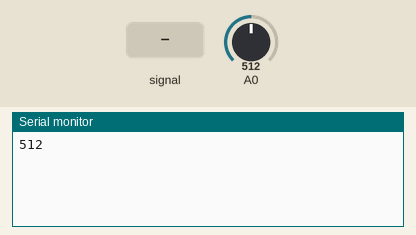
The sketch below on a simulated Arduino Uno, built with avr-gcc and run on an emulated ATmega328P. Parts: the last lines printed to the serial monitor. The inputs (shaded band) are chosen by the test bench; at power-on: A0 = 512.

Above: at 1.2 s.
1.3 s: A0 fed a 200 Hz sine of ±81 counts around its level
At 2.6 s:
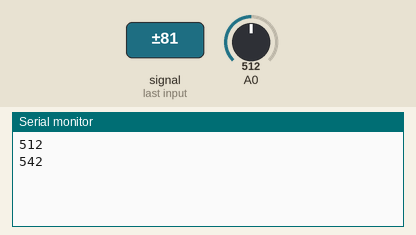
2.8 s: A0 set to 716
At 3.8 s:
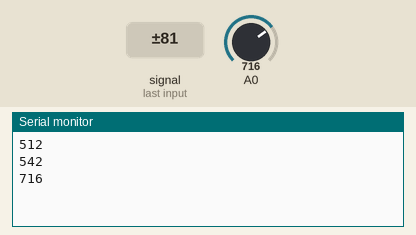
4.3 s: A0 fed a 1000 Hz sine of ±255 counts around its level
At 5.6 s:
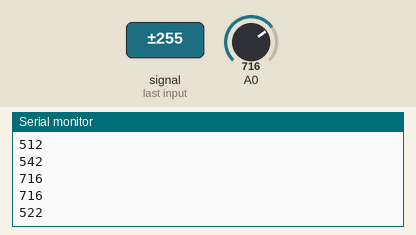
5.8 s: A0 set to 900
At 6.3 s:
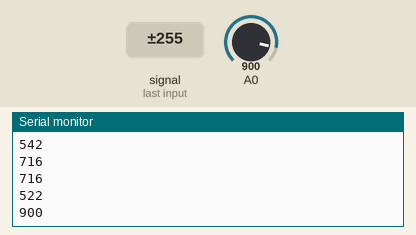
Timing chart, 0 to 8.3 s (numbered marks = the images above; inputs shaded):
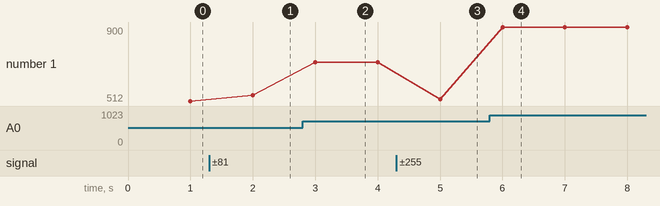

Measured:
- after the input at 1.3 s, the serial monitor: prints a new line after 0.70 s (image 1)
- after the input at 2.8 s, the serial monitor: prints a new line after 0.20 s (image 2)
- after the input at 4.3 s, the serial monitor: prints a new line after 0.70 s (image 3)
- after the input at 5.8 s, the serial monitor: prints a new line after 0.20 s (image 4)
- plotted number 1: 512 → 542 after the input at 1.3 s, 542 → 716 after the input at 2.8 s, 716 → 522 after the input at 4.3 s, 522 → 900 after the input at 5.8 s

The sketch:

328P_Joystick_ADCInt.ino
```cpp
#define BV(x) (1<<x)
volatile uint8_t currentAdc = 0;
volatile unsigned short adcResult[2] = {0};

void setup() {
  adcInit();
  Serial.begin(115200);
}

void loop() {
  delay(1000);
  Serial.println((ADCH<<8) | ADCL);
}

void adcInit() {
  //Ref AVcc
  ADMUX = (1 << REFS0);
  ADCSRA = BV(ADEN) | BV(ADATE) | BV(ADIE);// | BV(ADPS2) | BV(ADPS1) | BV(ADPS0);
  //Disable Input on 2 pin
  //DIDR0 = BV(ADC0D) | BV(ADC1D);

  ADCSRA |= BV(ADSC);
}

ISR(ADC_vect) {
  ADCSRA = BV(ADEN) | BV(ADATE) | BV(ADIE) | BV(ADPS2) | BV(ADPS1) | BV(ADPS0);
  ADCSRA |= BV(ADSC);
}
//ADCSRA |= BV(ADSC);
```
